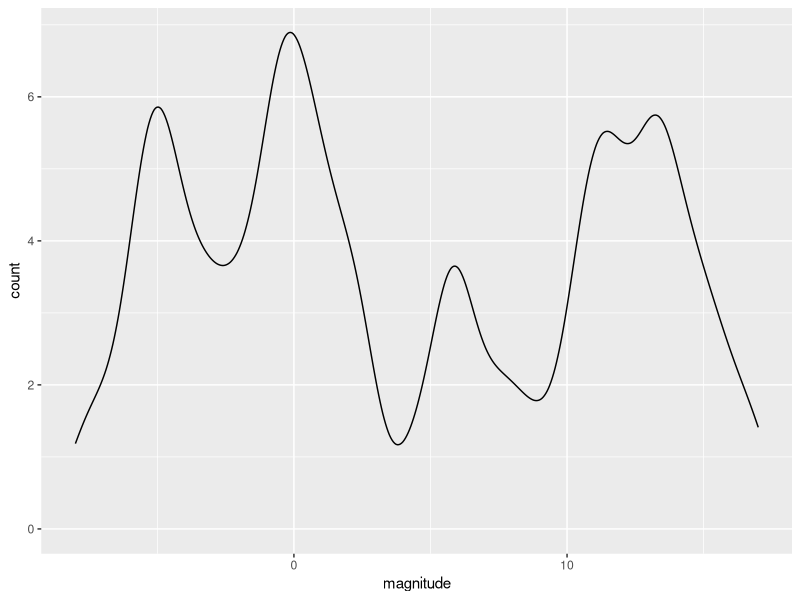
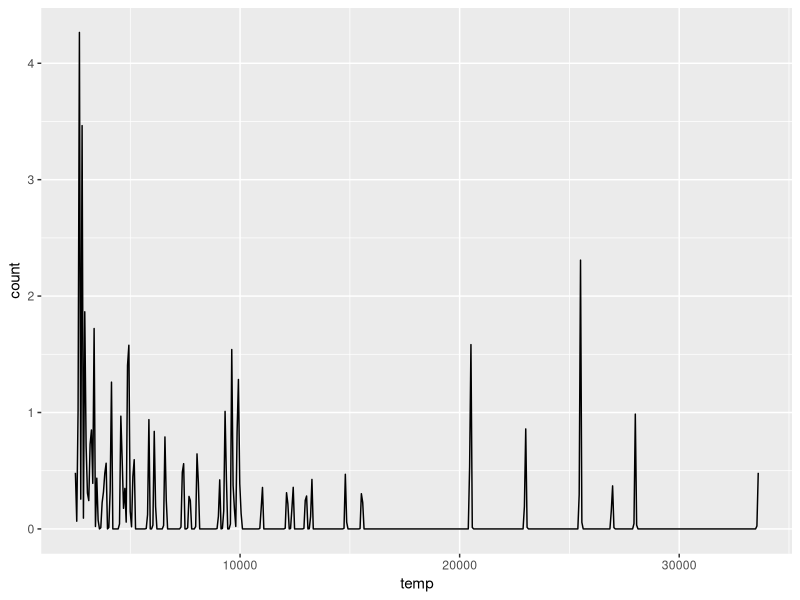
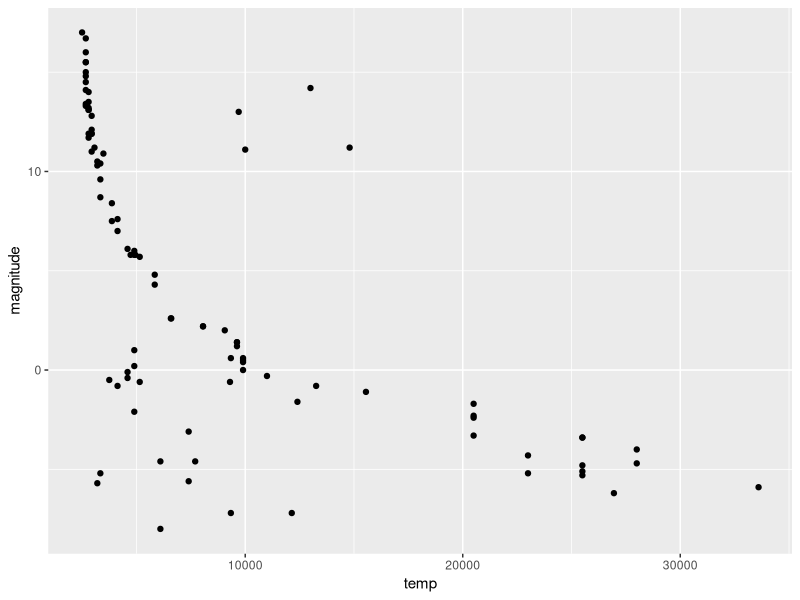
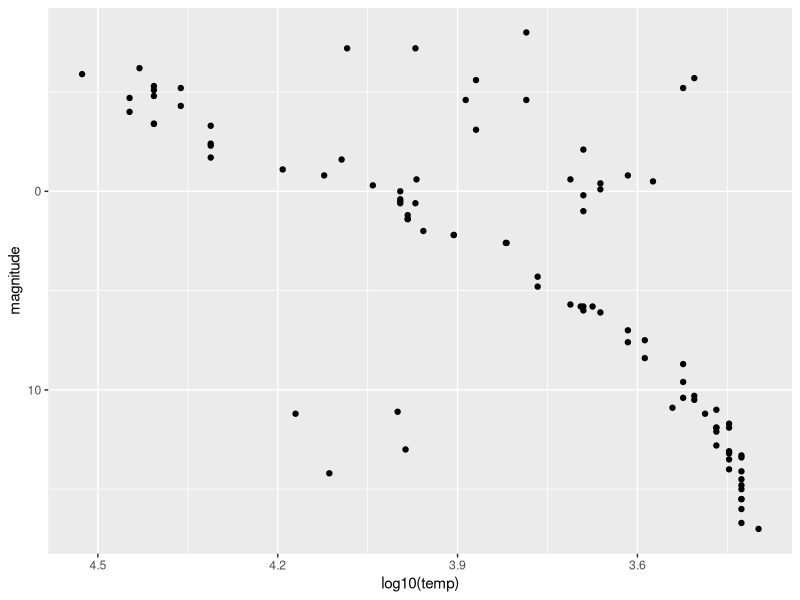
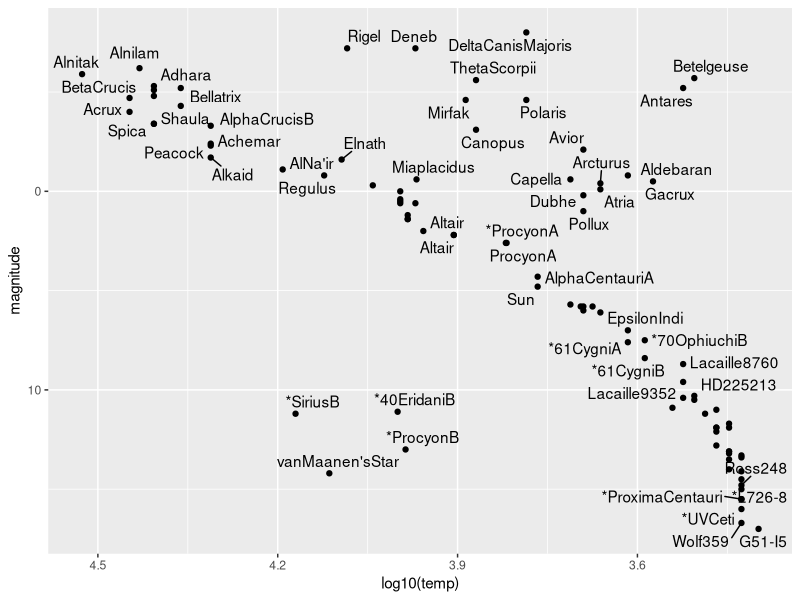
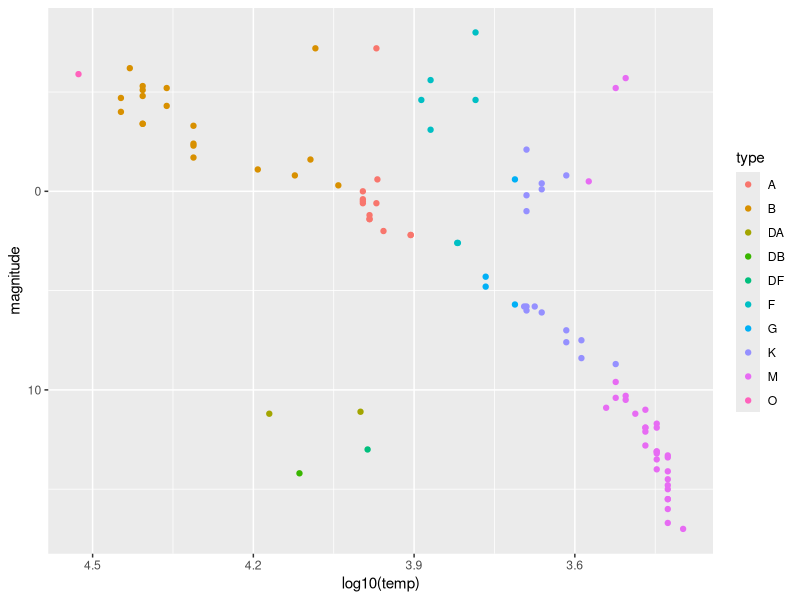

These charts were generated, in order, by the following R code:
library(tidyverse)
library(dslabs)
library(ggrepel)
library(ggthemes)
data(stars)
options(digits = 3)   # report 3 significant digits

#~~~~~QUESTION 1~~~~~~
str(stars)
mean(stars$magnitude)
sd(stars$magnitude)

#~~~~QUESTION 2~~~~~~
stars %>% ggplot(aes(magnitude, y = ..count..)) + geom_density(alpha = 0.2, bw = 0.75)

#~~~~QUESTION 3~~~~~~
stars %>% ggplot(aes(temp, y = ..count..)) + geom_density(alpha = 0.2, bw = 0.75)

#~~~~QUESTION 4~~~~~
stars %>% ggplot(aes(temp, magnitude))+geom_point()

#~~~~~QUESTION 5 & 6 & 7~~~~~~
stars %>% ggplot(aes(log10(temp), magnitude))+geom_point()+scale_y_reverse()+
  scale_x_reverse()
#giants appear to be roughly log10 temp of 3.7
10^3.7
#~~~~QUESTION 8~~~~~
stars %>% ggplot(aes(log10(temp), magnitude, label = star))+geom_point()+scale_y_reverse()+
  scale_x_reverse()+geom_text_repel()

#~~~~~QUESTION 9~~~~~~
stars %>% ggplot(aes(log10(temp), magnitude, color = type))+geom_point()+scale_y_reverse()+
  scale_x_reverse()
